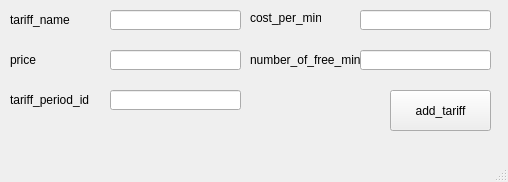
<?xml version="1.0" encoding="UTF-8"?>
<ui version="4.0">
 <class>add_tariff_window</class>
 <widget class="QMainWindow" name="add_tariff_window">
  <property name="geometry">
   <rect>
    <x>0</x>
    <y>0</y>
    <width>508</width>
    <height>182</height>
   </rect>
  </property>
  <property name="windowTitle">
   <string>MainWindow</string>
  </property>
  <widget class="QWidget" name="centralwidget">
   <widget class="QLabel" name="label">
    <property name="geometry">
     <rect>
      <x>10</x>
      <y>10</y>
      <width>91</width>
      <height>20</height>
     </rect>
    </property>
    <property name="text">
     <string>tariff_name</string>
    </property>
   </widget>
   <widget class="QLabel" name="label_2">
    <property name="geometry">
     <rect>
      <x>10</x>
      <y>50</y>
      <width>91</width>
      <height>20</height>
     </rect>
    </property>
    <property name="text">
     <string>price</string>
    </property>
   </widget>
   <widget class="QLabel" name="label_3">
    <property name="geometry">
     <rect>
      <x>250</x>
      <y>50</y>
      <width>111</width>
      <height>20</height>
     </rect>
    </property>
    <property name="text">
     <string>number_of_free_min</string>
    </property>
   </widget>
   <widget class="QLabel" name="label_4">
    <property name="geometry">
     <rect>
      <x>250</x>
      <y>10</y>
      <width>71</width>
      <height>16</height>
     </rect>
    </property>
    <property name="text">
     <string>cost_per_min</string>
    </property>
   </widget>
   <widget class="QLineEdit" name="lineEdit_price">
    <property name="geometry">
     <rect>
      <x>110</x>
      <y>50</y>
      <width>131</width>
      <height>20</height>
     </rect>
    </property>
   </widget>
   <widget class="QLineEdit" name="lineEdit_tariff_name">
    <property name="geometry">
     <rect>
      <x>110</x>
      <y>10</y>
      <width>131</width>
      <height>20</height>
     </rect>
    </property>
   </widget>
   <widget class="QLineEdit" name="lineEdit_number_of_free_min">
    <property name="geometry">
     <rect>
      <x>360</x>
      <y>50</y>
      <width>131</width>
      <height>20</height>
     </rect>
    </property>
   </widget>
   <widget class="QLineEdit" name="lineEdit_cost_per_min">
    <property name="geometry">
     <rect>
      <x>360</x>
      <y>10</y>
      <width>131</width>
      <height>20</height>
     </rect>
    </property>
   </widget>
   <widget class="QPushButton" name="add_tariff_button">
    <property name="geometry">
     <rect>
      <x>390</x>
      <y>90</y>
      <width>101</width>
      <height>41</height>
     </rect>
    </property>
    <property name="text">
     <string>add_tariff</string>
    </property>
   </widget>
   <widget class="QLabel" name="label_5">
    <property name="geometry">
     <rect>
      <x>10</x>
      <y>90</y>
      <width>91</width>
      <height>20</height>
     </rect>
    </property>
    <property name="text">
     <string>tariff_period_id</string>
    </property>
   </widget>
   <widget class="QLineEdit" name="lineEdit_tariff_period_id">
    <property name="geometry">
     <rect>
      <x>110</x>
      <y>90</y>
      <width>131</width>
      <height>20</height>
     </rect>
    </property>
   </widget>
  </widget>
  <widget class="QMenuBar" name="menubar">
   <property name="geometry">
    <rect>
     <x>0</x>
     <y>0</y>
     <width>508</width>
     <height>21</height>
    </rect>
   </property>
  </widget>
  <widget class="QStatusBar" name="statusbar"/>
 </widget>
 <resources/>
 <connections/>
</ui>
